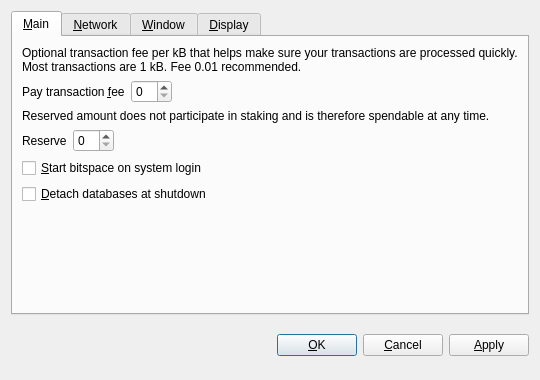
<?xml version="1.0" encoding="UTF-8"?>
<ui version="4.0">
 <class>OptionsDialog</class>
 <widget class="QDialog" name="OptionsDialog">
  <property name="geometry">
   <rect>
    <x>0</x>
    <y>0</y>
    <width>540</width>
    <height>380</height>
   </rect>
  </property>
  <property name="windowTitle">
   <string>Options</string>
  </property>
  <property name="modal">
   <bool>true</bool>
  </property>
  <layout class="QVBoxLayout" name="verticalLayout">
   <item>
    <widget class="QTabWidget" name="tabWidget">
     <property name="tabPosition">
      <enum>QTabWidget::North</enum>
     </property>
     <property name="currentIndex">
      <number>0</number>
     </property>
     <widget class="QWidget" name="tabMain">
      <attribute name="title">
       <string>&amp;Main</string>
      </attribute>
      <layout class="QVBoxLayout" name="verticalLayout_Main">
       <item>
        <widget class="QLabel" name="transactionFeeInfoLabel">
         <property name="text">
          <string>Optional transaction fee per kB that helps make sure your transactions are processed quickly. Most transactions are 1 kB. Fee 0.01 recommended.</string>
         </property>
         <property name="textFormat">
          <enum>Qt::PlainText</enum>
         </property>
         <property name="wordWrap">
          <bool>true</bool>
         </property>
        </widget>
       </item>
       <item>
        <layout class="QHBoxLayout" name="horizontalLayoutFee">
         <item>
          <widget class="QLabel" name="transactionFeeLabel">
           <property name="text">
            <string>Pay transaction &amp;fee</string>
           </property>
           <property name="textFormat">
            <enum>Qt::PlainText</enum>
           </property>
           <property name="buddy">
            <cstring>transactionFee</cstring>
           </property>
          </widget>
         </item>
         <item>
          <widget class="bitspaceAmountField" name="transactionFee"/>
         </item>
         <item>
          <spacer name="horizontalSpacerFee">
           <property name="orientation">
            <enum>Qt::Horizontal</enum>
           </property>
           <property name="sizeHint" stdset="0">
            <size>
             <width>40</width>
             <height>20</height>
            </size>
           </property>
          </spacer>
         </item>
        </layout>
       </item>
       <item>
        <widget class="QLabel" name="reserveBalanceInfoLabel">
         <property name="text">
          <string>Reserved amount does not participate in staking and is therefore spendable at any time.</string>
         </property>
         <property name="textFormat">
          <enum>Qt::PlainText</enum>
         </property>
         <property name="wordWrap">
          <bool>true</bool>
         </property>
        </widget>
       </item>
       <item>
        <layout class="QHBoxLayout" name="horizontalLayoutReserveBalance">
         <item>
          <widget class="QLabel" name="reserveBalanceLabel">
           <property name="text">
            <string>Reserve</string>
           </property>
           <property name="textFormat">
            <enum>Qt::PlainText</enum>
           </property>
           <property name="buddy">
            <cstring>reserveBalance</cstring>
           </property>
          </widget>
         </item>
         <item>
          <widget class="bitspaceAmountField" name="reserveBalance"/>
         </item>
         <item>
          <spacer name="horizontalSpacerReserveBalance">
           <property name="orientation">
            <enum>Qt::Horizontal</enum>
           </property>
           <property name="sizeHint" stdset="0">
            <size>
             <width>40</width>
             <height>20</height>
            </size>
           </property>
          </spacer>
         </item>
        </layout>
       </item>
       <item>
        <widget class="QCheckBox" name="bitspaceAtStartup">
         <property name="toolTip">
          <string>Automatically start bitspace after logging in to the system.</string>
         </property>
         <property name="text">
          <string>&amp;Start bitspace on system login</string>
         </property>
        </widget>
       </item>
       <item>
        <widget class="QCheckBox" name="detachDatabases">
         <property name="toolTip">
          <string>Detach block and address databases at shutdown. This means they can be moved to another data directory, but it slows down shutdown. The wallet is always detached.</string>
         </property>
         <property name="text">
          <string>&amp;Detach databases at shutdown</string>
         </property>
        </widget>
       </item>
       <item>
        <spacer name="verticalSpacer_Main">
         <property name="orientation">
          <enum>Qt::Vertical</enum>
         </property>
         <property name="sizeHint" stdset="0">
          <size>
           <width>20</width>
           <height>40</height>
          </size>
         </property>
        </spacer>
       </item>
      </layout>
     </widget>
     <widget class="QWidget" name="tabNetwork">
      <attribute name="title">
       <string>&amp;Network</string>
      </attribute>
      <layout class="QVBoxLayout" name="verticalLayout_Network">
       <item>
        <widget class="QCheckBox" name="mapPortUpnp">
         <property name="toolTip">
          <string>Automatically open the bitspace client port on the router. This only works when your router supports UPnP and it is enabled.</string>
         </property>
         <property name="text">
          <string>Map port using &amp;UPnP</string>
         </property>
        </widget>
       </item>
       <item>
        <widget class="QCheckBox" name="connectSocks">
         <property name="toolTip">
          <string>Connect to the bitspace network through a SOCKS proxy (e.g. when connecting through Tor).</string>
         </property>
         <property name="text">
          <string>&amp;Connect through SOCKS proxy:</string>
         </property>
        </widget>
       </item>
       <item>
        <layout class="QHBoxLayout" name="horizontalLayout_Network">
         <item>
          <widget class="QLabel" name="proxyIpLabel">
           <property name="text">
            <string>Proxy &amp;IP:</string>
           </property>
           <property name="textFormat">
            <enum>Qt::PlainText</enum>
           </property>
           <property name="buddy">
            <cstring>proxyIp</cstring>
           </property>
          </widget>
         </item>
         <item>
          <widget class="QValidatedLineEdit" name="proxyIp">
           <property name="maximumSize">
            <size>
             <width>140</width>
             <height>16777215</height>
            </size>
           </property>
           <property name="toolTip">
            <string>IP address of the proxy (e.g. 127.0.0.1)</string>
           </property>
          </widget>
         </item>
         <item>
          <widget class="QLabel" name="proxyPortLabel">
           <property name="text">
            <string>&amp;Port:</string>
           </property>
           <property name="textFormat">
            <enum>Qt::PlainText</enum>
           </property>
           <property name="buddy">
            <cstring>proxyPort</cstring>
           </property>
          </widget>
         </item>
         <item>
          <widget class="QLineEdit" name="proxyPort">
           <property name="maximumSize">
            <size>
             <width>55</width>
             <height>16777215</height>
            </size>
           </property>
           <property name="toolTip">
            <string>Port of the proxy (e.g. 9050)</string>
           </property>
          </widget>
         </item>
         <item>
          <widget class="QLabel" name="socksVersionLabel">
           <property name="text">
            <string>SOCKS &amp;Version:</string>
           </property>
           <property name="textFormat">
            <enum>Qt::PlainText</enum>
           </property>
           <property name="buddy">
            <cstring>socksVersion</cstring>
           </property>
          </widget>
         </item>
         <item>
          <widget class="QValueComboBox" name="socksVersion">
           <property name="toolTip">
            <string>SOCKS version of the proxy (e.g. 5)</string>
           </property>
          </widget>
         </item>
         <item>
          <spacer name="horizontalSpacer_Network">
           <property name="orientation">
            <enum>Qt::Horizontal</enum>
           </property>
           <property name="sizeHint" stdset="0">
            <size>
             <width>40</width>
             <height>20</height>
            </size>
           </property>
          </spacer>
         </item>
        </layout>
       </item>
       <item>
        <spacer name="verticalSpacer_Network">
         <property name="orientation">
          <enum>Qt::Vertical</enum>
         </property>
         <property name="sizeHint" stdset="0">
          <size>
           <width>20</width>
           <height>40</height>
          </size>
         </property>
        </spacer>
       </item>
      </layout>
     </widget>
     <widget class="QWidget" name="tabWindow">
      <attribute name="title">
       <string>&amp;Window</string>
      </attribute>
      <layout class="QVBoxLayout" name="verticalLayout_Window">
       <item>
        <widget class="QCheckBox" name="minimizeToTray">
         <property name="toolTip">
          <string>Show only a tray icon after minimizing the window.</string>
         </property>
         <property name="text">
          <string>&amp;Minimize to the tray instead of the taskbar</string>
         </property>
        </widget>
       </item>
       <item>
        <widget class="QCheckBox" name="minimizeOnClose">
         <property name="toolTip">
          <string>Minimize instead of exit the application when the window is closed. When this option is enabled, the application will be closed only after selecting Quit in the menu.</string>
         </property>
         <property name="text">
          <string>M&amp;inimize on close</string>
         </property>
        </widget>
       </item>
       <item>
        <spacer name="verticalSpacer_Window">
         <property name="orientation">
          <enum>Qt::Vertical</enum>
         </property>
         <property name="sizeHint" stdset="0">
          <size>
           <width>20</width>
           <height>40</height>
          </size>
         </property>
        </spacer>
       </item>
      </layout>
     </widget>
     <widget class="QWidget" name="tabDisplay">
      <attribute name="title">
       <string>&amp;Display</string>
      </attribute>
      <layout class="QVBoxLayout" name="verticalLayout_Display">
       <item>
        <layout class="QHBoxLayout" name="horizontalLayout_1_Display">
         <item>
          <widget class="QLabel" name="langLabel">
           <property name="text">
            <string>User Interface &amp;language:</string>
           </property>
           <property name="textFormat">
            <enum>Qt::PlainText</enum>
           </property>
           <property name="buddy">
            <cstring>lang</cstring>
           </property>
          </widget>
         </item>
         <item>
          <widget class="QValueComboBox" name="lang">
           <property name="toolTip">
            <string>The user interface language can be set here. This setting will take effect after restarting bitspace.</string>
           </property>
          </widget>
         </item>
        </layout>
       </item>
       <item>
        <layout class="QHBoxLayout" name="horizontalLayout_2_Display">
         <item>
          <widget class="QLabel" name="unitLabel">
           <property name="text">
            <string>&amp;Unit to show amounts in:</string>
           </property>
           <property name="textFormat">
            <enum>Qt::PlainText</enum>
           </property>
           <property name="buddy">
            <cstring>unit</cstring>
           </property>
          </widget>
         </item>
         <item>
          <widget class="QValueComboBox" name="unit">
           <property name="toolTip">
            <string>Choose the default subdivision unit to show in the interface and when sending coins.</string>
           </property>
          </widget>
         </item>
        </layout>
       </item>
       <item>
        <widget class="QCheckBox" name="displayAddresses">
         <property name="toolTip">
          <string>Whether to show bitspace addresses in the transaction list or not.</string>
         </property>
         <property name="text">
          <string>&amp;Display addresses in transaction list</string>
         </property>
        </widget>
       </item>
       <item>
        <widget class="QCheckBox" name="coinControlFeatures">
         <property name="toolTip">
          <string>Whether to show coin control features or not.</string>
         </property>
         <property name="text">
          <string>Display coin &amp;control features (experts only!)</string>
         </property>
        </widget>
       </item>
       <item>
        <spacer name="verticalSpacer_Display">
         <property name="orientation">
          <enum>Qt::Vertical</enum>
         </property>
         <property name="sizeHint" stdset="0">
          <size>
           <width>20</width>
           <height>40</height>
          </size>
         </property>
        </spacer>
       </item>
      </layout>
     </widget>
    </widget>
   </item>
   <item>
    <layout class="QHBoxLayout" name="horizontalLayout_Buttons">
     <item>
      <spacer name="horizontalSpacer_1">
       <property name="orientation">
        <enum>Qt::Horizontal</enum>
       </property>
       <property name="sizeHint" stdset="0">
        <size>
         <width>40</width>
         <height>48</height>
        </size>
       </property>
      </spacer>
     </item>
     <item>
      <widget class="QLabel" name="statusLabel">
       <property name="font">
        <font>
         <weight>75</weight>
         <bold>true</bold>
        </font>
       </property>
       <property name="text">
        <string/>
       </property>
       <property name="textFormat">
        <enum>Qt::PlainText</enum>
       </property>
       <property name="wordWrap">
        <bool>true</bool>
       </property>
      </widget>
     </item>
     <item>
      <spacer name="horizontalSpacer_2">
       <property name="orientation">
        <enum>Qt::Horizontal</enum>
       </property>
       <property name="sizeHint" stdset="0">
        <size>
         <width>40</width>
         <height>48</height>
        </size>
       </property>
      </spacer>
     </item>
     <item>
      <widget class="QPushButton" name="okButton">
       <property name="text">
        <string>&amp;OK</string>
       </property>
      </widget>
     </item>
     <item>
      <widget class="QPushButton" name="cancelButton">
       <property name="text">
        <string>&amp;Cancel</string>
       </property>
       <property name="autoDefault">
        <bool>false</bool>
       </property>
      </widget>
     </item>
     <item>
      <widget class="QPushButton" name="applyButton">
       <property name="text">
        <string>&amp;Apply</string>
       </property>
       <property name="autoDefault">
        <bool>false</bool>
       </property>
      </widget>
     </item>
    </layout>
   </item>
  </layout>
 </widget>
 <customwidgets>
  <customwidget>
   <class>bitspaceAmountField</class>
   <extends>QSpinBox</extends>
   <header>bitspaceamountfield.h</header>
  </customwidget>
  <customwidget>
   <class>QValueComboBox</class>
   <extends>QComboBox</extends>
   <header>qvaluecombobox.h</header>
  </customwidget>
  <customwidget>
   <class>QValidatedLineEdit</class>
   <extends>QLineEdit</extends>
   <header>qvalidatedlineedit.h</header>
  </customwidget>
 </customwidgets>
 <resources/>
 <connections/>
</ui>
